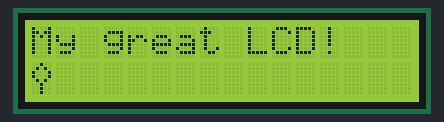
A sketch run on a simulated Arduino Uno, built with avr-gcc and run on an emulated ATmega328P. On the bench: 16×2 character LCD.

Above: at 0.1 s.
At 0.6 s:
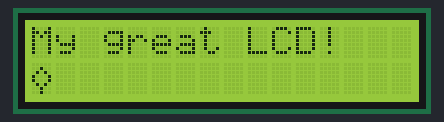
At 1.1 s:
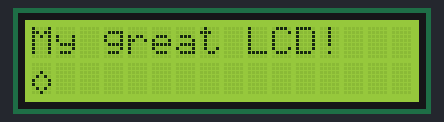
At 1.6 s:
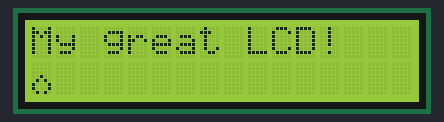
At 2.1 s:
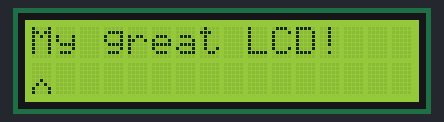

The sketch:

ch12_example.ino
```cpp
/* Created by:  Mike Kwiatkowski
 *    Purpose:  To demonstrate how to make animation
 *              in an LCD cell
 *       Date:  November 6, 2019
 */

#include <LiquidCrystal.h>

byte balloon1[8] = {
  B00100,
  B01010,
  B10001,
  B10001,
  B01010,
  B00100,
  B00100,
  B00100
};

byte balloon2[8] = {
  B00000,
  B00100,
  B01010,
  B10001,
  B10001,
  B01010,
  B00100,
  B00100
};

byte balloon3[8] = {
  B00000,
  B00000,
  B00100,
  B01010,
  B10001,
  B10001,
  B01010,
  B00100
};

byte balloon4[8] = {
  B00000,
  B00000,
  B00000,
  B00100,
  B01010,
  B10001,
  B10001,
  B01010
};

byte balloon5[8] = {
  B00000,
  B00000,
  B00000,
  B00000,
  B00100,
  B01010,
  B10001,
  B10001
};

LiquidCrystal lcd(2,3,4,5,6,7);


void setup() {
  lcd.begin(16,2);
  lcd.print("My great LCD!");
  lcd.createChar(0, balloon1);
  lcd.createChar(1, balloon2);
  lcd.createChar(2, balloon3);
  lcd.createChar(3, balloon4);
  lcd.createChar(4, balloon5);


}

void loop() {
  for(byte i=0; i < 5; i++){
    lcd.setCursor(0,1);
    lcd.write(i);
    delay(500);
  }
}
```

Measured:
- by itself, everything shown: repeats every 2.5 s, in 5 steps
- what the display in image 1 shows lasts 0.5 s, from 0.6 s to 1.1 s
